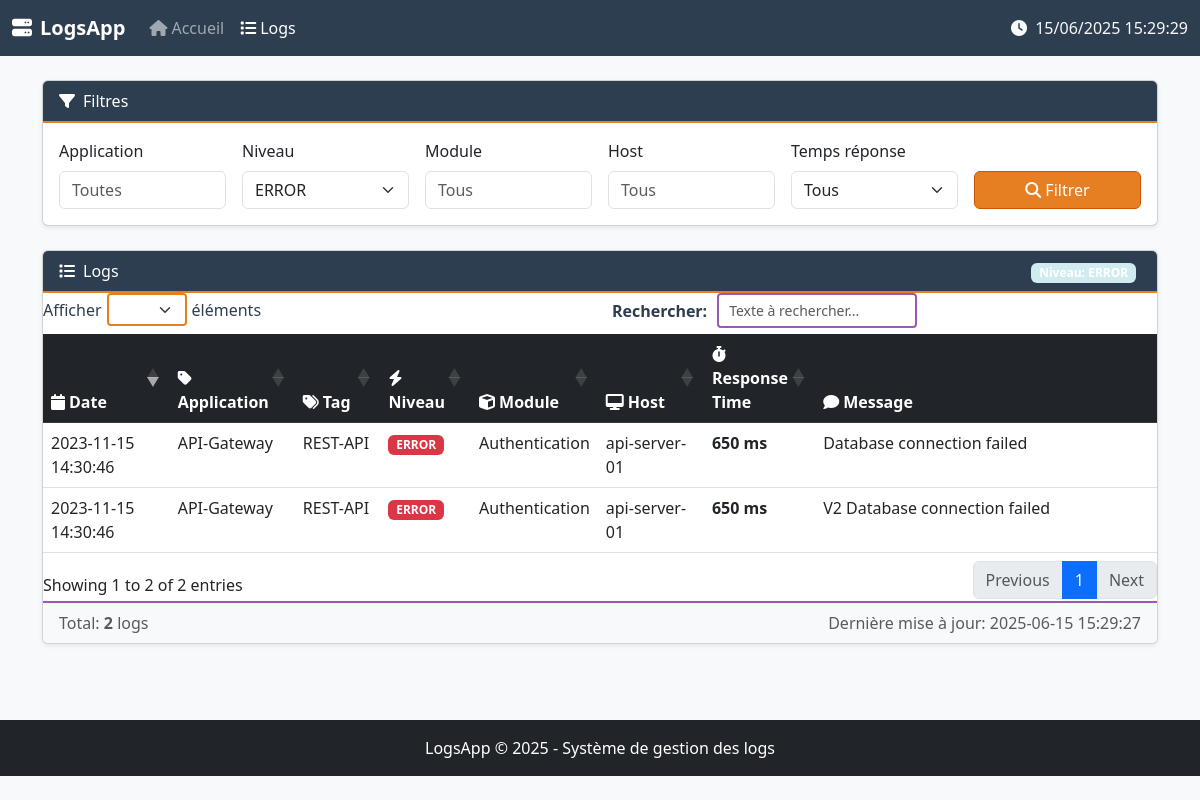
The app's page /logs?level=ERROR with its own data.
### tables this page shows
CREATE TABLE logs (
                    id INTEGER PRIMARY KEY AUTOINCREMENT,
                    application TEXT,
                    tag TEXT,
                    timestamp TEXT,
                    level TEXT,
                    message TEXT,
                    user TEXT,
                    module TEXT,
                    host TEXT,
                    response_time INTEGER DEFAULT 0
                );

### server/app.py (the view)
@app.route('/logs')
def view_logs():
    filters = {
        'tag': request.args.get('tag', ''),
        'level': request.args.get('level', ''),
        'application': request.args.get('application', ''),
        'module': request.args.get('module', ''),
        'host': request.args.get('host', ''),
        'response_time': request.args.get('response_time', '')
    }
    logs = db.get_logs(
        tag=filters['tag'],
        level=filters['level'],
        application=filters['application'],
        module=filters['module'],
        host=filters['host'],
        response_time=filters['response_time']
    )
    stats = {
        'total': len(logs),
        'info': sum(1 for log in logs if log['level'] == 'INFO'),
        'warnings': sum(1 for log in logs if log['level'] == 'WARNING'),
        'errors': sum(1 for log in logs if log['level'] == 'ERROR')
    }
    return render_template('logs.html', logs=logs, stats=stats, **filters)

### server/app.py (called while the page is built)
@app.context_processor
def inject_global_vars():
    return {
        'now': datetime.now().strftime("%Y-%m-%d %H:%M:%S"),
        'app_name': 'LogsApp'
    }

### server/db_sqlite.py (called while the page is built, shortened)
    def get_logs(self, tag='', level='', application='',
           module='', host='', response_time='', limit=100):
            query = 'SELECT * FROM logs WHERE 1=1'
            params = []
            conditions = {
                'tag': tag,
                'level': level,
                'application': application,
                'module': module,
                'host': host
            }
            for field, value in conditions.items():
                if value:
                    query += f' AND {field} = ?'
                    params.append(value)
            query += ' ORDER BY timestamp DESC LIMIT ?'
            params.append(limit)
            return self.conn.execute(query, params).fetchall()

### server/templates/logs.html (shortened to what this page needs)
{% extends "base.html" %}
{% block extra_css %}
<link rel="stylesheet" href="https://cdn.datatables.net/1.13.6/css/dataTables.bootstrap5.min.css">
{% endblock %}
{% block content %}
<div class="card shadow-sm mb-4">
    <div class="card-header bg-primary text-white">
        <i class="fas fa-filter me-2"></i>Filtres
    </div>
    <div class="card-body">
        <form id="filterForm" class="row g-3">
            <div class="col-md-2">
                <label for="appFilter" class="form-label">Application</label>
                <input type="text" class="form-control" id="appFilter" name="application"
                       value="{{ application or '' }}" placeholder="Toutes">
            </div>
            <div class="col-md-2">
                <label for="levelFilter" class="form-label">Niveau</label>
                <select class="form-select" id="levelFilter" name="level">
                    <option value="ERROR" {% if level == 'ERROR' %}selected{% endif %}>ERROR</option>
                </select>
            </div>
            <div class="col-md-2">
                <label for="moduleFilter" class="form-label">Module</label>
                <input type="text" class="form-control" id="moduleFilter" name="module"
                       value="{{ module or '' }}" placeholder="Tous">
            </div>
            <div class="col-md-2">
                <label for="hostFilter" class="form-label">Host</label>
                <input type="text" class="form-control" id="hostFilter" name="host"
                       value="{{ host or '' }}" placeholder="Tous">
            </div>
            <div class="col-md-2">
                <label for="responseTimeFilter" class="form-label">Temps réponse</label>
                <select class="form-select" id="responseTimeFilter" name="response_time">
                    <option value="">Tous</option>
                </select>
            </div>
            <div class="col-md-2 d-flex align-items-end">
                <button type="submit" class="btn btn-primary w-100">
                    <i class="fas fa-search me-1"></i>Filtrer
                </button>
            </div>
        </form>
    </div>
</div>
<div class="card shadow-sm">
    <div class="card-header bg-primary text-white d-flex justify-content-between align-items-center">
        <span><i class="fas fa-list me-2"></i>Logs</span>
        <div id="filterSummary">
            {% if level %}<span class="badge bg-info">Niveau: {{ level }}</span>{% endif %}
        </div>
    </div>
    <div class="card-body p-0">
        <div class="table-responsive">
            <table id="logsTable" class="table table-hover mb-0">
                <thead class="table-dark">
                    <tr>
                        <th><i class="fas fa-calendar me-1"></i>Date</th>
                        <th><i class="fas fa-tag me-1"></i>Application</th>
                        <th><i class="fas fa-tags me-1"></i>Tag</th>
                        <th><i class="fas fa-bolt me-1"></i>Niveau</th>
                        <th><i class="fas fa-cube me-1"></i>Module</th>
                        <th><i class="fas fa-desktop me-1"></i>Host</th>
                        <th><i class="fas fa-stopwatch me-1"></i>Response Time</th>
                        <th><i class="fas fa-comment me-1"></i>Message</th>
                    </tr>
                </thead>
                <tbody>
                    {% for log in logs %}
                    <tr class="{% if log.level == 'ERROR' %}log-error{% elif log.level == 'WARNING' %}log-warning{% else %}log-info{% endif %}">
                        <td>{{ log.timestamp }}</td>
                        <td>{{ log.application }}</td>
                        <td>{{ log.tag }}</td>
                        <td>
                            <span class="badge
                                {% if log.level == 'ERROR' %}bg-danger
                                {% elif log.level == 'WARNING' %}bg-warning text-dark
                                {% elif log.level == 'INFO' %}bg-info text-dark
                                {% else %}bg-secondary{% endif %}">
                                {{ log.level }}
                            </span>
                        </td>
                        <td>{{ log.module }}</td>
                        <td>{{ log.host }}</td>
                        <td class="{% if log.response_time < 100 %}response-time-fast
                                  {% elif log.response_time < 500 %}response-time-medium
                                  {% else %}response-time-slow{% endif %}">
                            {{ log.response_time }} ms
                        </td>
                        <td class="text-truncate" style="max-width: 300px;" title="{{ log.message }}">{{ log.message }}</td>
                    </tr>
                    {% else %}
                    <tr>
                        <td colspan="8" class="text-center py-4 text-muted">Aucun log disponible</td>
                    </tr>
                    {% endfor %}
                </tbody>
            </table>
        </div>
    </div>
    <div class="card-footer text-muted">
        <div class="d-flex justify-content-between">
            <div>Total: <strong>{{ logs|length }}</strong> logs</div>
            <div>Dernière mise à jour: <span id="lastUpdate">{{ now }}</span></div>
        </div>
    </div>
</div>
{% endblock %}

### server/templates/base.html (style rules this page uses)
.log-error { background-color: #f8d7da; }
.table-responsive { max-height: 70vh; overflow-y: auto; }

### server/templates/logs.html (style rules this page uses)
.bg-primary { background-color: #2c3e50 !important; }
.btn-primary { background-color: #e67e22 !important; border-color: #d35400 !important; }
.badge.bg-info { background-color: #d1ecf1 !important; }
.card-header { border-bottom: 2px solid #e67e22; }
.card-footer { background-color: #f8f9fa; border-top: 2px solid #9b59b6; }
.log-error { background-color: #f8d7da; }
#filterSummary .badge { margin-right: 5px; }
.response-time-slow { color: #dc3545; font-weight: bold; }
th:nth-child(1) { width: 12%; }
th:nth-child(2) { width: 10%; }
th:nth-child(3) { width: 8%; }
th:nth-child(4) { width: 8%; }
th:nth-child(5) { width: 10%; }
th:nth-child(6) { width: 10%; }
th:nth-child(7) { width: 10%; }
th:nth-child(8) { width: 32%; }

### records on screen
logs: timestamp "2023-11-15 14:30:46", application "API-Gateway", tag "REST-API", level "ERROR", module "Authentication", host "api-server-01", response_time "650", message "Database connection failed"
logs: timestamp "2023-11-15 14:30:46", application "API-Gateway", tag "REST-API", level "ERROR", module "Authentication", host "api-server-01", response_time "650", message "V2 Database connection failed"

### other values on screen
{{ level }} "ERROR"
{{ logs|length }} "2"
{{ now }} "2025-06-15 15:29:27"
{{ now[:4] }} "2025"
